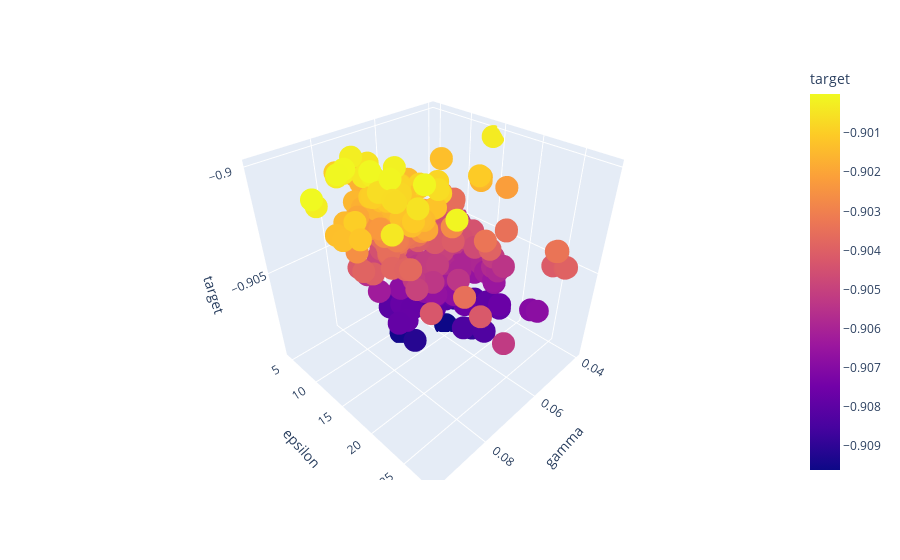

Notebook source saved alongside this figure:
### Code cell
px.scatter_3d(df3, x = "gamma", y = "epsilon", z = "target", color = "target", hover_data = ["C", "epsilon", "lamda"])

### Figure 1 — Plotly figure (JSON) as saved in the notebook; plotly's stock layout.template omitted (floating-point values rounded to 4 significant figures; data arrays with more than 128 entries replaced by an {"elided": "..."} marker saying what was removed)
{"data": [{"customdata": {"elided": "304x2 float values"}, "hovertemplate": "gamma=%{x}<br>epsilon=%{y}<br>target=%{marker.color}<br>C=%{customdata[0]}<br>lamda=%{customdata[1]}<extra></extra>", "legendgroup": "", "marker": {"color": {"elided": "304 float values"}, "coloraxis": "coloraxis", "symbol": "circle"}, "mode": "markers", "name": "", "scene": "scene", "showlegend": false, "type": "scatter3d", "x": {"elided": "304 float values"}, "y": {"elided": "304 float values"}, "z": {"elided": "304 float values"}}], "layout": {"coloraxis": {"colorbar": {"title": {"text": "target"}}, "colorscale": [[0, "#0d0887"], [0.1111, "#46039f"], [0.2222, "#7201a8"], [0.3333, "#9c179e"], [0.4444, "#bd3786"], [0.5556, "#d8576b"], [0.6667, "#ed7953"], [0.7778, "#fb9f3a"], [0.8889, "#fdca26"], [1, "#f0f921"]]}, "legend": {"tracegroupgap": 0}, "margin": {"t": 60}, "scene": {"domain": {"x": [0, 1], "y": [0, 1]}, "xaxis": {"title": {"text": "gamma"}}, "yaxis": {"title": {"text": "epsilon"}}, "zaxis": {"title": {"text": "target"}}}}}
